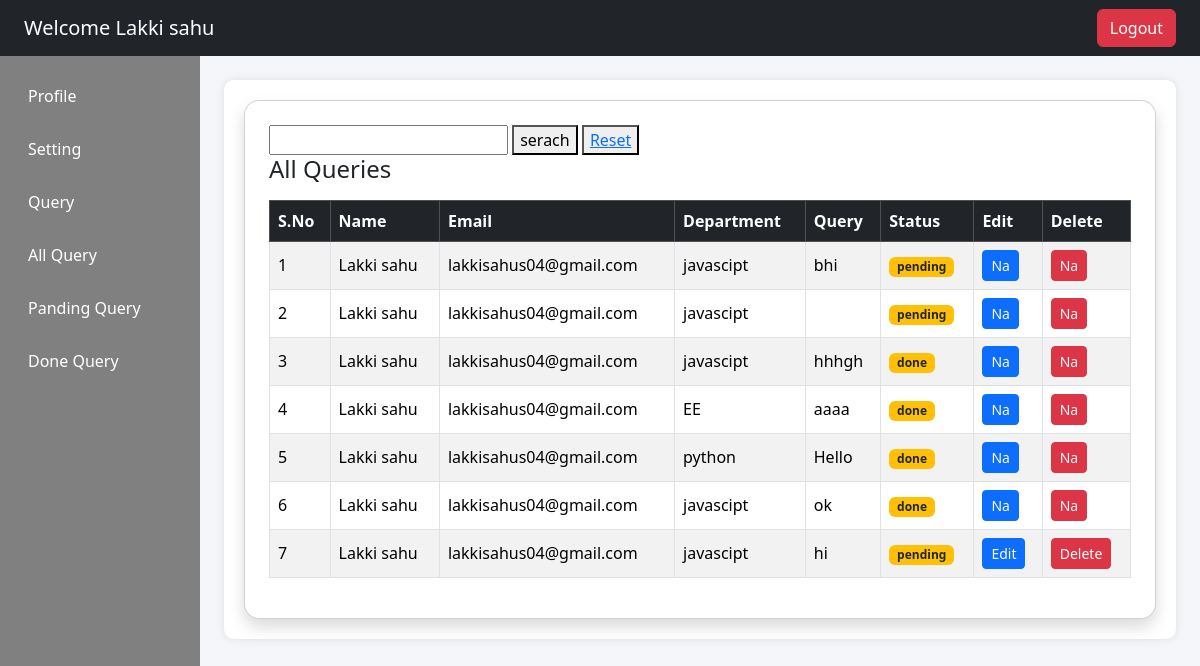
Before: /empdeshbord/allquery/ (signed in) with the older database file.
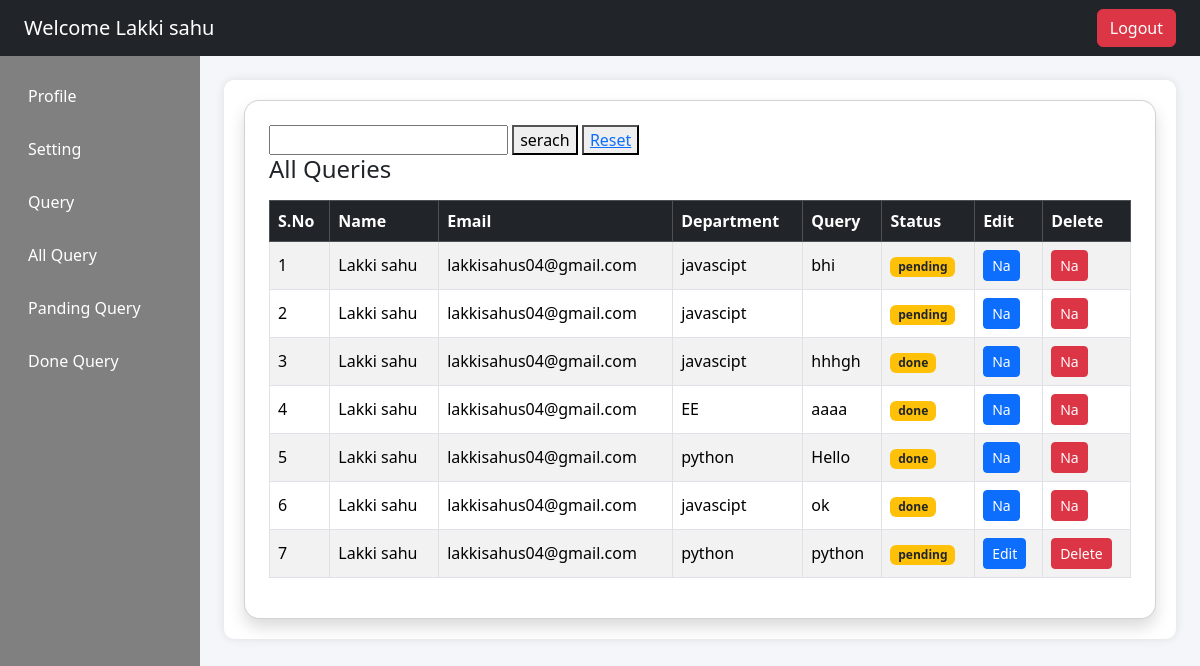
After: the same page with the newer database file.
### app/models.py (models this page shows)
class AddEmployee(models.Model):
    Name=models.CharField(max_length=50)
    Email=models.EmailField()
    Contact=models.BigIntegerField()
    Images=models.ImageField(upload_to='image')
    Code=models.CharField(max_length=20)
    Departments=models.CharField(max_length=20, null=True)

class Query(models.Model):
    Name = models.CharField(max_length=50)
    Email = models.EmailField()
    Departments = models.CharField(max_length=40)
    Query = models.TextField()
    Status = models.CharField(default="pending")
    Reply = models.TextField(null=True)

### app/views.py (the view)
# urls.py: path('empdeshbord/allquery/',views.allquery,name='allquery'),
def allquery(req):
    if 'emp_id' in req.session:
        e_id = req.session.get('emp_id')
        emp_data = AddEmployee.objects.get(id=e_id)
        all_query = Query.objects.filter(Email=emp_data.Email)
        return render(req,'empdeshbord.html',{'data':emp_data , 'allquery':True, 'all_query':all_query})
    else:
        return redirect('Login')

### app/templates/empdeshbord.html (shortened to what this page needs)
<!DOCTYPE html>
<html lang="en">
<head>
    <link href="https://cdn.jsdelivr.net/npm/bootstrap@5.3.2/dist/css/bootstrap.min.css" rel="stylesheet">
    <link href="https://cdn.jsdelivr.net/npm/bootstrap@5.3.2/dist/css/bootstrap.min.css" rel="stylesheet">
</head>
<body>
    <nav class="navbar navbar-dark bg-dark px-4">
        <span class="navbar-brand">Welcome {{data.Name}}</span>
        <a href="{% url 'logout' %}"><button class="btn btn-danger">Logout</button></a>
    </nav>
    <div class="container-fluid">
        <div class="row">
            <div class="col-md-3 col-lg-2 sidebar p-3">
                <a href="{% url 'profile' %}">Profile</a>
                <a href="{% url 'setting' %}">Setting</a>
                <a href="{% url 'empquery' %}">Query</a>
                <a href="{% url 'allquery' %}">All Query</a>
                <a href="{% url 'pendingquery' %}">Panding Query</a>
                <a href="{% url 'donequery' %}">Done Query</a>
            </div>
            <div class="col-md-9 col-lg-10 p-4">
                <div class="content-box">
                    {% if profile %}
                    <link href="https://cdn.jsdelivr.net/npm/bootstrap@5.3.2/dist/css/bootstrap.min.css"
                        rel="stylesheet">
                    <link
                        href="https://cdnjs.cloudflare.com/ajax/libs/bootstrap-icons/1.11.1/font/bootstrap-icons.min.css"
                        rel="stylesheet">
                    <style>
                        body {
                            background: linear-gradient(to right, #e3f2fd, #f8f9fa);
                            font-family: 'Segoe UI', sans-serif;
                        }
                        .profile-wrapper {
                            min-height: 100vh;
                            display: flex;
                            align-items: center;
                            justify-content: center;
                        }
                        .profile-card {
                            width: 100%;
                            max-width: 500px;
                            border-radius: 20px;
                            padding: 40px 30px;
                            background: #ffffff;
                            box-shadow: 0 15px 35px rgba(0, 0, 0, 0.1);
                            text-align: center;
                            transition: 0.3s ease;
                        }
                        .profile-card:hover {
                            transform: translateY(-5px);
                        }
                        .profile-img {
                            width: 160px;
                            height: 160px;
                            object-fit: cover;
                            border-radius: 50%;
                            border: 6px solid #0d6efd;
                            padding: 5px;
                            background: #fff;
                            margin-bottom: 20px;
                        }
                        .profile-name {
                            font-size: 24px;
                            font-weight: 700;
                            margin-bottom: 5px;
                        }
                        .profile-role {
                            color: gray;
                            font-size: 14px;
                            margin-bottom: 20px;
                        }
                        .profile-info {
                            text-align: left;
                            margin-top: 20px;
                        }
                        .profile-info p {
                            padding: 10px 0;
                            margin-bottom: 0;
                            border-bottom: 1px solid #eee;
                            font-size: 15px;
                            display: flex;
                            align-items: center;
                        }
                        .profile-info i {
                            color: #0d6efd;
                            margin-right: 10px;
                            font-size: 18px;
                        }
                        .profile-info span {
                            font-weight: 600;
                            margin-right: 5px;
                        }
                        .btn-edit {
                            margin-top: 25px;
                            border-radius: 25px;
                            padding: 8px 25px;
                        }
                    </style>
                    <div class="profile-wrapper">
                        <div class="profile-card">
                            {% if data.Images %}
                            <img src="{{ data.Images.url }}" alt="Profile Image" class="profile-img">
                            {% else %}
                            <img src="https://via.placeholder.com/160" class="profile-img">
                            {% endif %}
                            <div class="profile-name">{{ data.Name }}</div>
                            <div class="profile-role">{{ data.Departments }}</div>
                            <hr>
                            <div class="profile-info">
                                <p><i class="bi bi-envelope-fill"></i><span>Email:</span> {{ data.Email }}</p>
                                <p><i class="bi bi-telephone-fill"></i><span>Contact:</span> {{ data.Contact }}</p>
                                <p><i class="bi bi-person-badge-fill"></i><span>Code:</span> {{ data.Code }}</p>
                                <p><i class="bi bi-building"></i><span>Department:</span> {{ data.Departments }}</p>
                            </div>
                            {% comment %} <a href="#" class="btn btn-primary btn-edit">
                                <i class="bi bi-pencil-square"></i> Edit Profile
                            </a> {% endcomment %}
                        </div>
                    </div>
                            {% elif allquery %}
                            <div class="card shadow p-4">
                                <form action="{% url 'serach' %}" method="post">
                                    <input type="text"  name="search" value="{{s}}">
                                    <button type="submit">serach</button>
                                    <button><a href="{% url 'allquery' %}">Reset</a></button>
                                </form>
                                <h4 class="mb-3">All Queries</h4>
                                <div class="table-responsive">
                                    <table class="table table-striped table-bordered table-hover align-middle">
                                        <thead class="table-dark">
                                            <tr>
                                                <th>S.No</th>
                                                <th>Name</th>
                                                <th>Email</th>
                                                <th>Department</th>
                                                <th>Query</th>
                                                <th>Status</th>
                                                <th>Edit</th>
                                                <th>Delete</th>
                                            </tr>
                                        </thead>
                                        <tbody>
                                            {% for i in all_query %}
                                            <tr>
                                                <td>{{forloop.counter}}</td>
                                                <td>{{i.Name}}</td>
                                                <td>{{i.Email}}</td>
                                                <td>{{i.Departments}}</td>
                                                <td>{{i.Query}}</td>
                                                <td>
                                                    <span class="badge bg-warning text-dark">{{i.Status}}</span>
                                                </td>
                                                <td>
                                                    <button class="btn btn-sm btn-primary">
                                                        {% if i.Reply %}
                                                        Na
                                                        {% else %}
                                                        <a href="{% url 'edit_all_query' i.id %}"
                                                            style="color:white;text-decoration:none;">Edit</a>
                                                        {% endif %}
                                                    </button>
                                                </td>
                                                <td>
                                                    <button class="btn btn-sm btn-danger">
                                                        {% if i.Reply %}
                                                        Na
                                                        {% else %}
                                                        <a href="{% url 'emp_q_delete' i.id %}"
                                                            style="color:white;text-decoration:none;">Delete</a>
                                                        {% endif %}
                                                    </button>
                                                </td>
                                            </tr>
                                            {% endfor %}
                                        </tbody>
                                    </table>
                                </div>
                            </div>
                            {% endif %}
                        </div>
                    </div>
</body>
</html>

### app/templates/empdeshbord.html (style rules this page uses)
.sidebar { height: 100vh; background: gray; }
.sidebar a { color: #fff; text-decoration: none; display: block; padding: 12px; border-radius: 5px; margin-bottom: 5px; }
.content-box { background: white; border-radius: 10px; padding: 20px; box-shadow: 0 0 10px rgba(0, 0, 0, 0.1); min-height: 400px; }
body { background-color: #f4f6f9; }
.card { border-radius: 15px; }

Changed rows visible on the page:
removed Query: Name "Lakki sahu", Email "lakkisahus04@gmail.com", Departments "javascipt", Query "hi", Status "pending", shows "Edit", shows "Delete"
added Query: Name "Lakki sahu", Email "lakkisahus04@gmail.com", Departments "python", Query "python", Status "pending", shows "Edit", shows "Delete"
